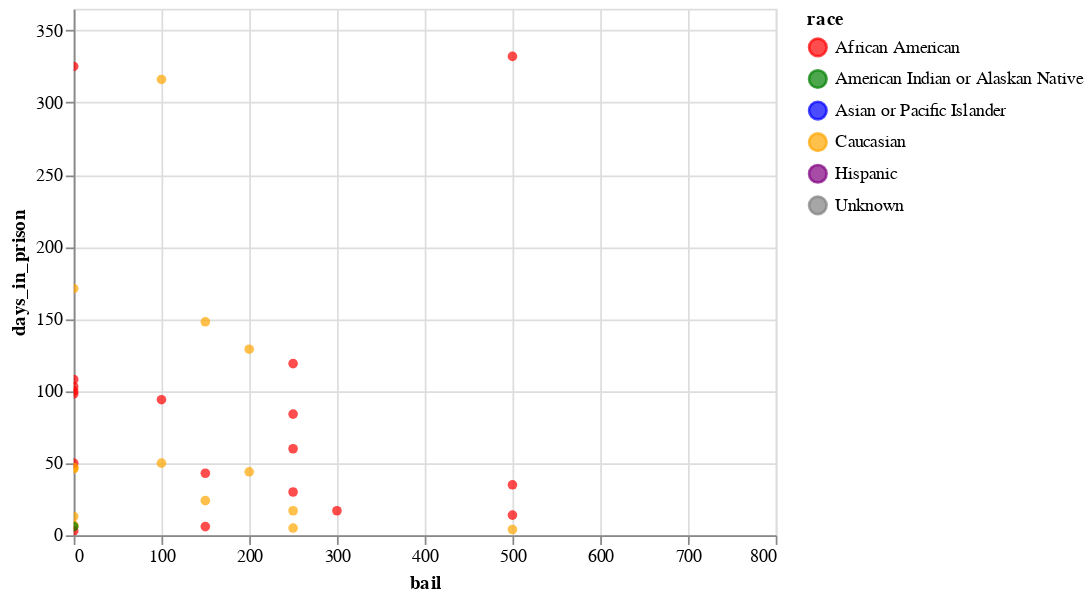

Source (notebook cell):
### Code cell
# Misdemeanors only with trend lines
misdemeanors = data.query('severity=="misdemeanor"')

base = alt.Chart(misdemeanors).mark_circle(size=30, clip=True).encode(
    y=alt.Y('days_in_prison:Q',
        scale=alt.Scale(domain=(0, 365))
    ),
    x=alt.X('bail:Q',
        scale=alt.Scale(domain=(0, 800))
    ),
    color=race,
)

base + base.transform_loess('x', 'y', groupby=['race']).mark_line(size=4)

### Figure 1 — Vega-Lite specification as saved in the notebook (floating-point values rounded to 4 significant figures)
{"config": {"view": {"continuousWidth": 400, "continuousHeight": 300}}, "layer": [{"mark": {"type": "circle", "clip": true, "size": 30}, "encoding": {"color": {"type": "nominal", "field": "race", "scale": {"domain": ["African American", "American Indian or Alaskan Native", "Asian or Pacific Islander", "Caucasian", "Hispanic", "Unknown"], "range": ["red", "green", "blue", "orange", "purple", "grey"]}}, "x": {"type": "quantitative", "field": "bail", "scale": {"domain": [0, 800]}}, "y": {"type": "quantitative", "field": "days_in_prison", "scale": {"domain": [0, 365]}}}}, {"mark": {"type": "line", "size": 4}, "encoding": {"color": {"type": "nominal", "field": "race", "scale": {"domain": ["African American", "American Indian or Alaskan Native", "Asian or Pacific Islander", "Caucasian", "Hispanic", "Unknown"], "range": ["red", "green", "blue", "orange", "purple", "grey"]}}, "x": {"type": "quantitative", "field": "bail", "scale": {"domain": [0, 800]}}, "y": {"type": "quantitative", "field": "days_in_prison", "scale": {"domain": [0, 365]}}}, "transform": [{"loess": "y", "on": "x", "groupby": ["race"]}]}], "data": {"name": "data-d36b6c508eaef099d553168d639fa36a"}, "$schema": "https://vega.github.io/schema/vega-lite/v4.8.1.json", "datasets": {"data-d36b6c508eaef099d553168d639fa36a": [{"race": "Caucasian", "bail": 0.0, "days_in_prison": 171, "severity": "misdemeanor"}, {"race": "African American", "bail": 500.0, "days_in_prison": 14, "severity": "misdemeanor"}, {"race": "Caucasian", "bail": 100.0, "days_in_prison": 316, "severity": "misdemeanor"}, {"race": "African American", "bail": 150.0, "days_in_prison": 6, "severity": "misdemeanor"}, {"race": "Caucasian", "bail": 150.0, "days_in_prison": 24, "severity": "misdemeanor"}, {"race": "Caucasian", "bail": 0.0, "days_in_prison": 47, "severity": "misdemeanor"}, {"race": "African American", "bail": 300.0, "days_in_prison": 17, "severity": "misdemeanor"}, {"race": "Caucasian", "bail": 0.0, "days_in_prison": 46, "severity": "misdemeanor"}, {"race": "", "bail": 0.0, "days_in_prison": 3, "severity": "misdemeanor"}, {"race": "Caucasian", "bail": 200.0, "days_in_prison": 44, "severity": "misdemeanor"}, {"race": "", "bail": 0.0, "days_in_prison": 4, "severity": "misdemeanor"}, {"race": "", "bail": 0.0, "days_in_prison": 48, "severity": "misdemeanor"}, {"race": "", "bail": 0.0, "days_in_prison": 3, "severity": "misdemeanor"}, {"race": "African American", "bail": 0.0, "days_in_prison": 108, "severity": "misdemeanor"}, {"race": "Caucasian", "bail": 0.0, "days_in_prison": 13, "severity": "misdemeanor"}, {"race": "African American", "bail": 100.0, "days_in_prison": 410, "severity": "misdemeanor"}, {"race": "African American", "bail": 250.0, "days_in_prison": 60, "severity": "misdemeanor"}, {"race": "African American", "bail": 250.0, "days_in_prison": 84, "severity": "misdemeanor"}, {"race": "Hispanic", "bail": 100.0, "days_in_prison": 493, "severity": "misdemeanor"}, {"race": "", "bail": 0.0, "days_in_prison": 3, "severity": "misdemeanor"}, {"race": "African American", "bail": 100.0, "days_in_prison": 94, "severity": "misdemeanor"}, {"race": "Caucasian", "bail": 100.0, "days_in_prison": 50, "severity": "misdemeanor"}, {"race": "", "bail": 0.0, "days_in_prison": 2, "severity": "misdemeanor"}, {"race": "African American", "bail": 0.0, "days_in_prison": 594, "severity": "misdemeanor"}, {"race": "", "bail": 0.0, "days_in_prison": 6, "severity": "misdemeanor"}, {"race": "African American", "bail": 250.0, "days_in_prison": 30, "severity": "misdemeanor"}, {"race": "", "bail": 0.0, "days_in_prison": 4, "severity": "misdemeanor"}, {"race": "", "bail": 0.0, "days_in_prison": 5, "severity": "misdemeanor"}, {"race": "African American", "bail": 0.0, "days_in_prison": 50, "severity": "misdemeanor"}, {"race": "African American", "bail": 1000.0, "days_in_prison": 38, "severity": "misdemeanor"}, {"race": "", "bail": 0.0, "days_in_prison": 3, "severity": "misdemeanor"}, {"race": "Caucasian", "bail": 0.0, "days_in_prison": 7, "severity": "misdemeanor"}, {"race": "", "bail": 0.0, "days_in_prison": 3, "severity": "misdemeanor"}, {"race": "", "bail": 0.0, "days_in_prison": 5, "severity": "misdemeanor"}, {"race": "", "bail": 0.0, "days_in_prison": 12, "severity": "misdemeanor"}, {"race": "", "bail": 0.0, "days_in_prison": 4, "severity": "misdemeanor"}, {"race": "African American", "bail": 0.0, "days_in_prison": 98, "severity": "misdemeanor"}, {"race": "African American", "bail": 250.0, "days_in_prison": 119, "severity": "misdemeanor"}, {"race": "Caucasian", "bail": 200.0, "days_in_prison": 129, "severity": "misdemeanor"}, {"race": "", "bail": 0.0, "days_in_prison": 3, "severity": "misdemeanor"}, {"race": "African American", "bail": 0.0, "days_in_prison": 325, "severity": "misdemeanor"}, {"race": "Caucasian", "bail": 250.0, "days_in_prison": 17, "severity": "misdemeanor"}, {"race": "", "bail": 0.0, "days_in_prison": 5, "severity": "misdemeanor"}, {"race": "", "bail": 0.0, "days_in_prison": 3, "severity": "misdemeanor"}, {"race": "Caucasian", "bail": 0.0, "days_in_prison": 6, "severity": "misdemeanor"}, {"race": "African American", "bail": 0.0, "days_in_prison": 3, "severity": "misdemeanor"}, {"race": "", "bail": 0.0, "days_in_prison": 3, "severity": "misdemeanor"}, {"race": "", "bail": 0.0, "days_in_prison": 5, "severity": "misdemeanor"}, {"race": "Caucasian", "bail": 500.0, "days_in_prison": 4, "severity": "misdemeanor"}, {"race": "African American", "bail": 150.0, "days_in_prison": 43, "severity": "misdemeanor"}, {"race": "", "bail": 0.0, "days_in_prison": 6, "severity": "misdemeanor"}, {"race": "African American", "bail": 2500.0, "days_in_prison": 10, "severity": "misdemeanor"}, {"race": "", "bail": 0.0, "days_in_prison": 4, "severity": "misdemeanor"}, {"race": "African American", "bail": 500.0, "days_in_prison": 332, "severity": "misdemeanor"}, {"race": "Caucasian", "bail": 150.0, "days_in_prison": 148, "severity": "misdemeanor"}, {"race": "", "bail": 0.0, "days_in_prison": 6, "severity": "misdemeanor"}, {"race": "Caucasian", "bail": 0.0, "days_in_prison": 47, "severity": "misdemeanor"}, {"race": "American Indian or Alaskan Native", "bail": 0.0, "days_in_prison": 6, "severity": "misdemeanor"}, {"race": "", "bail": 0.0, "days_in_prison": 6, "severity": "misdemeanor"}, {"race": "", "bail": 0.0, "days_in_prison": 4, "severity": "misdemeanor"}, {"race": "African American", "bail": 0.0, "days_in_prison": 100, "severity": "misdemeanor"}, {"race": "Caucasian", "bail": 250.0, "days_in_prison": 5, "severity": "misdemeanor"}, {"race": "", "bail": 0.0, "days_in_prison": 3, "severity": "misdemeanor"}, {"race": "", "bail": 0.0, "days_in_prison": 5, "severity": "misdemeanor"}, {"race": "", "bail": 0.0, "days_in_prison": 2, "severity": "misdemeanor"}, {"race": "African American", "bail": 0.0, "days_in_prison": 103, "severity": "misdemeanor"}, {"race": "African American", "bail": 500.0, "days_in_prison": 35, "severity": "misdemeanor"}]}}
